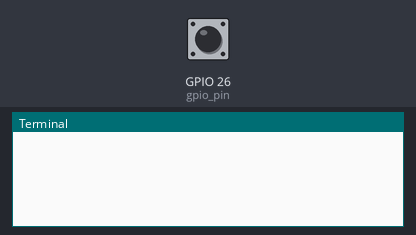
Simulated run of this program. Board: Raspberry Pi (BCM pin numbers). Parts: the last lines printed to the terminal. The inputs (shaded band) are chosen by the test bench; at power-on: GPIO 26 (gpio_pin) HIGH. The clock reads 2024-03-15 10:24:30 at power-on unless the program sets it.

Above: at 1.2 s.
1.3 s: GPIO 26 (gpio_pin) pulled LOW for 0.25 s
At 2.6 s:
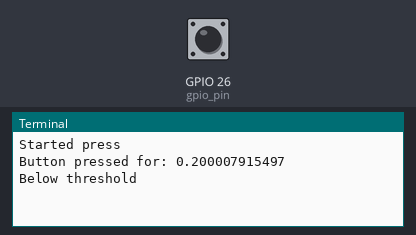
3.1 s: GPIO 26 (gpio_pin) pulled LOW for 3.2 s
At 3.9 s:
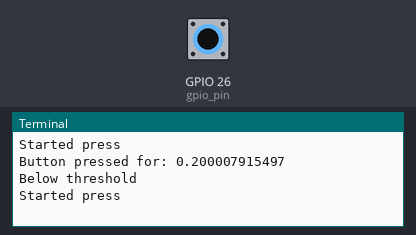
7.9 s: GPIO 26 (gpio_pin) pulled LOW for 1 s
At 9.5 s:
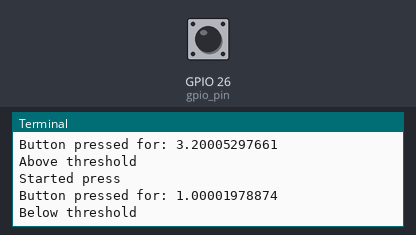

Measured:
- after the input at 1.3 s, the terminal: prints a new line after 0.10 s (image 1)
- after the input at 7.9 s, the terminal: prints a new line after 0.10 s (image 3)

The program:

buttonLengthPress.py
```python
#!/usr/bin/python3

import time
import RPi.GPIO as GPIO

gpio_pin=26 # The GPIO pin the button is attached to
longpress_threshold=3 # If button is held this length of time (in seconds)

GPIO.setmode(GPIO.BCM)
GPIO.setup(gpio_pin, GPIO.IN, pull_up_down=GPIO.PUD_UP)

while True:
    time.sleep(0.2)

    if GPIO.input(gpio_pin) == False: # Listen for the press, the loop until it steps
        print "Started press"
        pressed_time=time.time()
        while GPIO.input(gpio_pin) == False:
            time.sleep(0.2)

        pressed_time=time.time()-pressed_time
        print ("Button pressed for: {}".format(pressed_time))
        if pressed_time<longpress_threshold:
            print("Below threshold")
        else:
            print("Above threshold")
```
